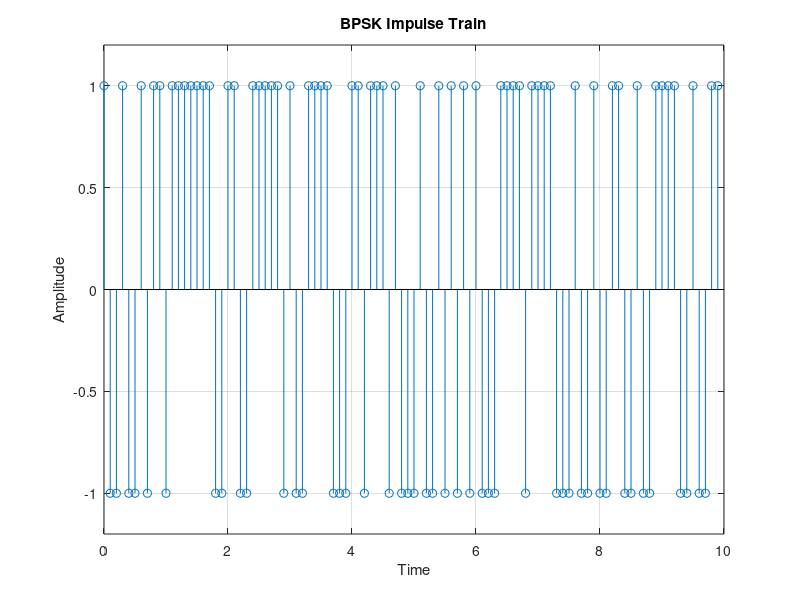

This chart was generated by the following MATLAB code: (Note: this script raises an error after producing the figure.)
% Parameters
fs = 10;                                        % Sample freq
nSymbols = 1000;                                % No of symbols
time = -fs:1/fs:fs;
ts = 0:1/fs:99/fs;


% Generating BPSK symbols
symbols = 2*(rand(1,nSymbols)>0.5)-1;
symbols_upsampled = [symbols;zeros(fs-1,length(symbols))];
symbols_upsampled = symbols_upsampled(:).';

stem(ts, symbols(1:100)); xlabel('Time'); ylabel('Amplitude');
title('BPSK Impulse Train');
axis([0 10 -1.2 1.2]); grid on;


% Generation of noise
SNR = 10;
PN  = 1./(10.^(0.1*SNR));
noise =((PN/2)^0.5)*randn(1,10000);


% Sinc filter convolution
sinc_num = sin(pi*t);
sinc_den = (pi*t); 
sinc_zero = find(abs(sinc_den) < 10^-10);       % Finding the t=0 position
sinc_filter = sinc_num./sinc_den; 
sinc_filter(sinc_zero) = 1; 

tx_signal_sinc = conv(symbols_upsampled, sinc_filter, 'same');
tx_signal_sinc = tx_signal_sinc(1:10000);

% Sinc with noise
tx_sinc_noise = tx_signal_sinc+noise;


% Raised cosine filter (RO = 0.5)
roll_off = 0.5;
cos_num= cos(roll_off*pi*t);
cos_den = (1 - (2 * roll_off * t).^2);
cos_zero = abs(cos_den)<10^-10;
Raised_cosine = cos_num./cos_den;
Raised_cosine(cos_zero) = pi/4;
rc_roll05 = sinc_filter.*Raised_cosine;

tx_signal_rcroll05 = conv(symbols_upsampled, rc_roll05, 'same');
tx_signal_rcroll05 = tx_signal_rcroll05(1:10000);

% Raised Cosine (RO=0.5) with noise
tx_rcroll05_noise = tx_signal_rcroll05+noise;


% Raised cosine filter (RO = 1)
roll_off = 1;
cos_num= cos(roll_off*pi*t);
cos_den = (1 - (2 * roll_off * t).^2);
cos_zero = abs(cos_den)<10^-10;
Raised_cosine = cos_num./cos_den;
Raised_cosine(cos_zero) = pi/4;
rc_roll1 = sinc_filter.*Raised_cosine;

tx_signal_rcroll1 = conv(symbols_upsampled, rc_roll1, 'same');
tx_signal_rcroll1 = tx_signal_rcroll1(1:10000);

% Raised Cosine (RO=1) with noise
tx_rcroll1_noise = tx_signal_rcroll1+noise;


% Eye diagrams
conv_tx_sinc_reshape = reshape(tx_sinc_noise, fs*2, nSymbols*fs/20).';
conv_tx_rcroll05_reshape = reshape(tx_rcroll05_noise, fs*2, nSymbols*fs/20).';
conv_tx_rcroll1_reshape = reshape(tx_rcroll1_noise, fs*2, nSymbols*fs/20).';

% Sinc
figure;
subplot(6,2,[1,3]);
plot(t, sinc_filter);
title('Sinc Pulse shape');
xlabel('Time'); ylabel('Amplitude');
axis([-fs fs -0.5 1.2]); 
grid on;

subplot(6,2,[2,4]);
plot(0:1/fs:1.99, real(conv_tx_sinc_reshape).', 'b');
title('Eye diagram with sinc pulse');
xlabel('Time'); ylabel('Amplitude');
axis([0 2 -3 3]);
grid on;

% Raised Cosine RO=0.5
subplot(6,2,[5,7]);
plot(t, rc_roll05);
title('Raised Cosine (RO=0.5) Pulse shape');
xlabel('Time'); ylabel('Amplitude');
axis([-fs fs -0.5 1.2]); 
grid on;

subplot(6,2,[6,8]);
plot(0:1/fs:1.99, real(conv_tx_rcroll05_reshape).', 'b');
title('Eye diagram with raised cosine (RO=0.5) pulse');
xlabel('Time'); ylabel('Amplitude');
axis([0 2 -3 3]);
grid on;

% Raised Cosine RO=1
subplot(6,2,[9,11]); % Adjusted the index for the first subplot of RO=1
plot(t, rc_roll1);
title('Raised Cosine (RO=1) Pulse shape');
xlabel('Time'); ylabel('Amplitude');
axis([-fs fs -0.5 1.2]); 
grid on;

subplot(6,2,[10,12]); % Adjusted the index for the second subplot of RO=1
plot(0:1/fs:1.99, real(conv_tx_rcroll1_reshape).', 'b');
title('Eye diagram with raised cosine (RO=1) pulse');
xlabel('Time'); ylabel('Amplitude');
axis([0 2 -3 3]);
grid on;

% Adjust the vertical position of the subplots to add spacing
h = gcf;
h.Position(2) = h.Position(2)  - 10;